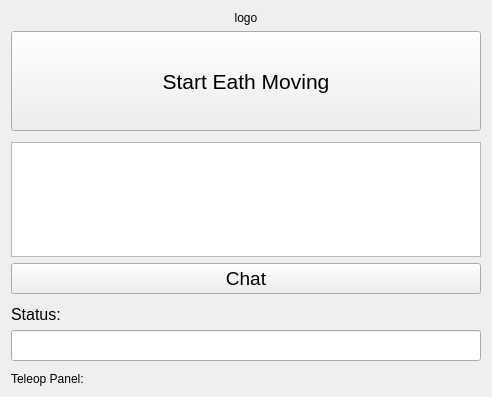
<?xml version="1.0" encoding="UTF-8"?>
<ui version="4.0">
 <class>TeleopWidget</class>
 <widget class="QWidget" name="TeleopWidget">
  <property name="geometry">
   <rect>
    <x>0</x>
    <y>0</y>
    <width>492</width>
    <height>397</height>
   </rect>
  </property>
  <property name="windowTitle">
   <string>TeleopWidget</string>
  </property>
  <layout class="QVBoxLayout" name="verticalLayout">
   <item>
    <widget class="QLabel" name="logo_label">
     <property name="text">
      <string>logo</string>
     </property>
     <property name="alignment">
      <set>Qt::AlignCenter</set>
     </property>
    </widget>
   </item>
   <item>
    <widget class="QPushButton" name="btn">
     <property name="sizePolicy">
      <sizepolicy hsizetype="Preferred" vsizetype="Preferred">
       <horstretch>0</horstretch>
       <verstretch>0</verstretch>
      </sizepolicy>
     </property>
     <property name="minimumSize">
      <size>
       <width>0</width>
       <height>100</height>
      </size>
     </property>
     <property name="maximumSize">
      <size>
       <width>10000</width>
       <height>10000</height>
      </size>
     </property>
     <property name="baseSize">
      <size>
       <width>100</width>
       <height>100</height>
      </size>
     </property>
     <property name="font">
      <font>
       <pointsize>16</pointsize>
       <weight>50</weight>
       <bold>false</bold>
      </font>
     </property>
     <property name="autoFillBackground">
      <bool>false</bool>
     </property>
     <property name="text">
      <string>Start Eath Moving</string>
     </property>
    </widget>
   </item>
   <item>
    <spacer name="verticalSpacer_2">
     <property name="orientation">
      <enum>Qt::Vertical</enum>
     </property>
     <property name="sizeType">
      <enum>QSizePolicy::Fixed</enum>
     </property>
     <property name="sizeHint" stdset="0">
      <size>
       <width>5</width>
       <height>5</height>
      </size>
     </property>
    </spacer>
   </item>
   <item>
    <widget class="QTextEdit" name="chat_text_edit">
     <property name="maximumSize">
      <size>
       <width>16777215</width>
       <height>250</height>
      </size>
     </property>
     <property name="font">
      <font>
       <pointsize>14</pointsize>
      </font>
     </property>
    </widget>
   </item>
   <item>
    <widget class="QPushButton" name="chat_btn">
     <property name="font">
      <font>
       <pointsize>14</pointsize>
      </font>
     </property>
     <property name="text">
      <string>Chat</string>
     </property>
    </widget>
   </item>
   <item>
    <spacer name="verticalSpacer_3">
     <property name="orientation">
      <enum>Qt::Vertical</enum>
     </property>
     <property name="sizeType">
      <enum>QSizePolicy::Fixed</enum>
     </property>
     <property name="sizeHint" stdset="0">
      <size>
       <width>5</width>
       <height>5</height>
      </size>
     </property>
    </spacer>
   </item>
   <item>
    <widget class="QLabel" name="label">
     <property name="font">
      <font>
       <pointsize>12</pointsize>
      </font>
     </property>
     <property name="text">
      <string>Status:</string>
     </property>
    </widget>
   </item>
   <item>
    <widget class="QLineEdit" name="status_line">
     <property name="enabled">
      <bool>true</bool>
     </property>
     <property name="minimumSize">
      <size>
       <width>100</width>
       <height>0</height>
      </size>
     </property>
     <property name="font">
      <font>
       <pointsize>14</pointsize>
      </font>
     </property>
     <property name="readOnly">
      <bool>true</bool>
     </property>
    </widget>
   </item>
   <item>
    <spacer name="verticalSpacer">
     <property name="orientation">
      <enum>Qt::Vertical</enum>
     </property>
     <property name="sizeType">
      <enum>QSizePolicy::Fixed</enum>
     </property>
     <property name="sizeHint" stdset="0">
      <size>
       <width>5</width>
       <height>5</height>
      </size>
     </property>
    </spacer>
   </item>
   <item>
    <widget class="QLabel" name="label_2">
     <property name="text">
      <string>Teleop Panel:</string>
     </property>
    </widget>
   </item>
  </layout>
 </widget>
 <resources/>
 <connections/>
</ui>
